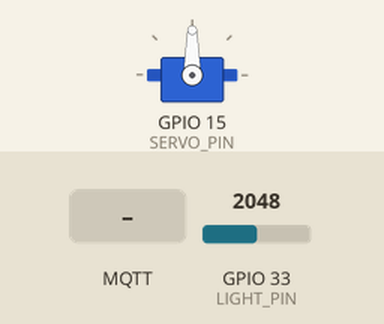
Recording of a sketch running on a simulated ESP32. Shown: servo. The inputs (shaded band) are chosen by the test bench; at power-on: GPIO 33 (LIGHT_PIN) = 2048. WiFi joins after 1.5 s; servers stay silent unless stated; no MQTT or app messages arrive unless stated; what the sketch prints to the serial monitor is not drawn.

Above: at 2.7 s.
2.8 s: MQTT message "1" arrives on the second subscribed topic
At 3.25 s:
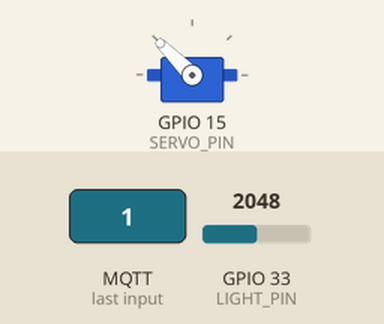
At 3.7 s:
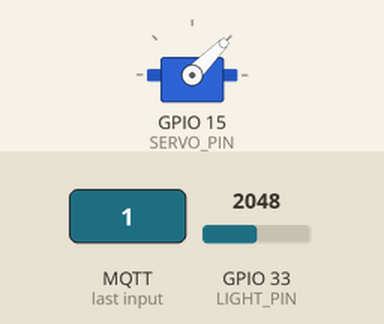
Timing chart, 0 to 5.8 s (numbered marks = the images above; inputs shaded):
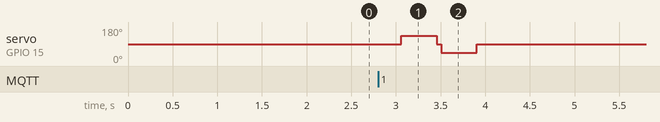

The sketch:

lift_node_red.ino
```cpp
#include <WiFi.h>
#include <PubSubClient.h>
#include <Servo.h>

#define SERVO_PIN 15
#define LIGHT_PIN 33

#define SPIN_TIME 400

char mac[17];
const char* ssid = "GuestWLANPortal";
const char* mqtt_server = "142.93.174.193";

const char* topic1 = "zuerich/lift/lightsensor";
const char* topic2 = "zuerich/lift/button";

WiFiClient espClient;
PubSubClient client(espClient);

Servo servo;

void setup() {
  Serial.begin(115200);
  setup_wifi();
  client.setServer(mqtt_server, 1883);
  client.setCallback(callback);

  servo.attach(SERVO_PIN);
  servo.write(90);

  pinMode(LIGHT_PIN, INPUT);
}

void setup_wifi() {
  Serial.print("Connecting to ");
  Serial.print(ssid);
  WiFi.begin(ssid);
  while (WiFi.status() != WL_CONNECTED) {
    delay(500);
    Serial.print(".");
  }
  Serial.println("done!");
  byte m[6];
  WiFi.macAddress(m);
  sprintf(mac, "%02X:02X:02X:02X:02X:02X", m[0], m[1], m[2], m[3], m[4], m[5]);
}

void callback(char* topic, byte* payload, unsigned int length) {
  Serial.println("recieved");
  if (strcmp(topic, topic2) == 0) {
    if (atoi((char*)payload) == 1){
      pressButton();
    }
  }
}

void reconnect() {
  Serial.print("Attempting MQTT connection...");
  while (!client.connected()) {
    if (client.connect("lift")) {
      Serial.println("done!");
      client.subscribe(topic1);
      client.subscribe(topic2);
    } else {
      delay(500);
      Serial.print(".");
    }
  }
}

void pressButton(){
  servo.write(135);
  delay(SPIN_TIME);
  servo.write(90);
  delay(50);
  servo.write(45);
  delay(SPIN_TIME);
  servo.write(90);
}

void loop() {
  if (!client.connected()) { reconnect(); }
  char buffer[15];
  float reading = analogRead(LIGHT_PIN);
  sprintf(buffer, "%f", reading);
  client.loop();
  client.publish(topic1, buffer);
  client.loop();
  delay(500);
}
```

Measured:
- after the input at 2.8 s, servo on GPIO 15 (SERVO_PIN): 90° → 135° after 0.26 s, → 45° 0.40 s later, → 90° 0.45 s later
